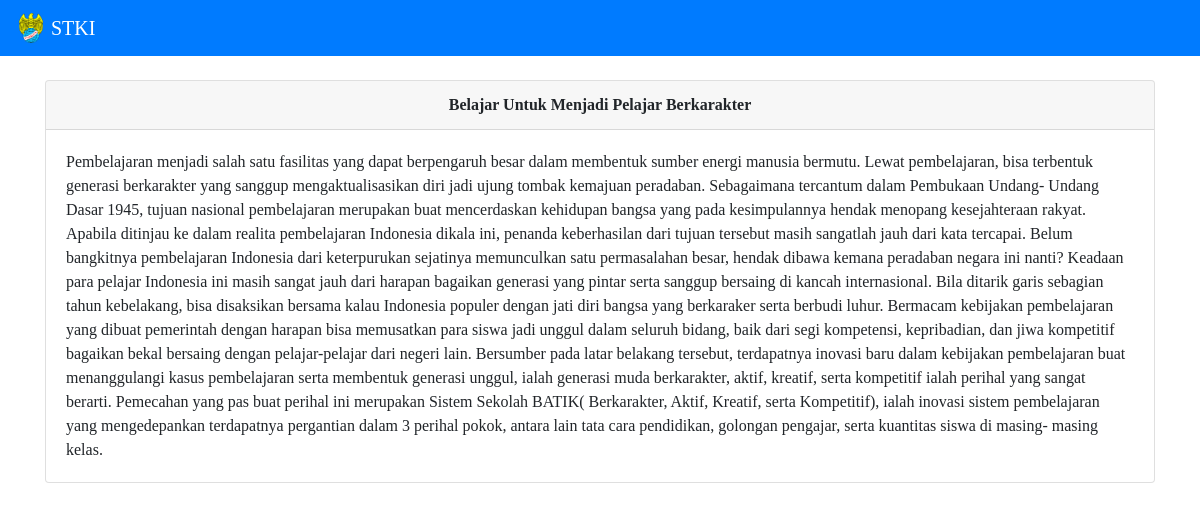
Page /detailDokumen.php?id=10 on the committed database.
### tables this page shows
CREATE TABLE `tbdokumen` (
  `Id` int(11) NOT NULL,
  `Judul` varchar(100) NOT NULL,
  `dokumen` text NOT NULL,
  `nm_dk` text NOT NULL
);

### detailDokumen.php (the view, shortened to what this page needs)
<?php
include 'koneksi.php';
    $id = $_GET['id'];
    $data = $konek->query("SELECT * FROM tbdokumen WHERE Id = $id");
    $result = mysqli_fetch_array($data);
?>
<!DOCTYPE html>
<html>
<head>
	<link rel="stylesheet" type="text/css" href="assets/bootstrap/dist/css/bootstrap.min.css">
	<link rel="stylesheet" type="text/css" href="assets/fontawesome/css/all.min.css">
</head>
<body>
<nav class="navbar navbar-dark bg-primary">
  <a class="navbar-brand" href="index.php">
    <img src="assets/img/logo.png" width="30" height="30" class="d-inline-block align-top" alt="" loading="lazy">
    STKI
  </a>
</nav>
<br />
<div class="container">
<div class="card">
  <div class="card-header font-weight-bold text-center">
    <?= $result['Judul'] ?>
  </div>
  <div class="card-body">
    <p class="card-text"><?= $result['dokumen']; ?></p>
  </div>
</div>
</div>
</body>
</html>

### detailDokumen.php (style rules this page uses)
* { font-family: awesome; }

### rows in the picture
tbdokumen: Judul "Belajar Untuk Menjadi Pelajar Berkarakter", dokumen "Pembelajaran menjadi salah satu fasilitas yang dapat berpengaruh besar dalam membentuk sumber energi manusia bermutu. Lewat pembelajaran, bisa terbentuk generasi berkarakter yang sanggup mengaktualisasikan diri jadi ujung tombak kemajuan peradaban. Sebagaimana tercantum dalam Pembukaan Undang- Undang Dasar 1945, tujuan nasional pembelajaran merupakan buat mencerdaskan kehidupan bangsa yang pada kesimpulannya hendak menopang kesejahteraan rakyat. Apabila ditinjau ke dalam realita pembelajaran Indonesia dikala ini, penanda keberhasilan dari tujuan tersebut masih sangatlah jauh dari kata tercapai. Belum bangkitnya pembelajaran Indonesia dari keterpurukan sejatinya memunculkan satu permasalahan…"
